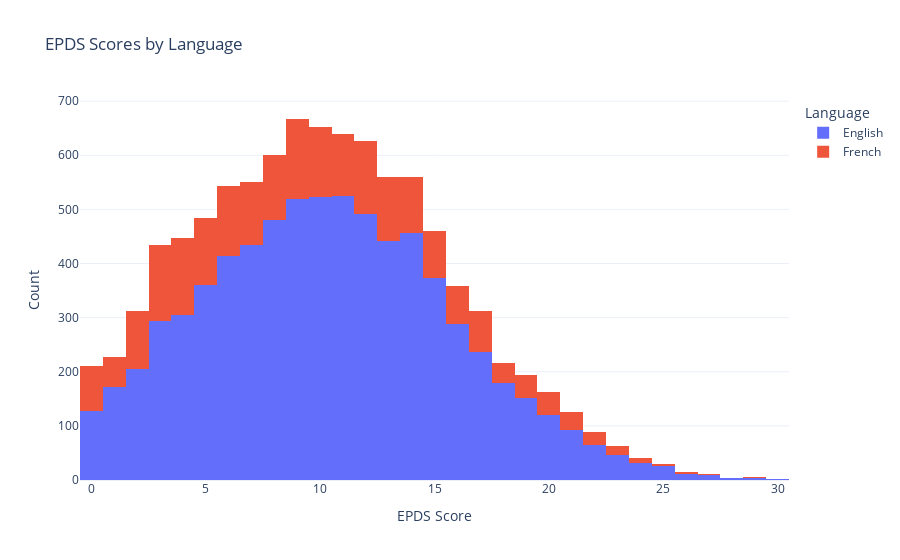

Notebook source saved alongside this figure:
### Code cell
#Stacked histogram of the EPDS scores by Language
fig = px.histogram(
    df,
    x='Edinburgh_Postnatal_Depression_Scale',
    color='Language',
    barmode='stack',
    title='EPDS Scores by Language'
)
fig.update_layout(
    xaxis_title='EPDS Score',
    yaxis_title='Count'
)
fig.show()

### Figure 1 — Plotly figure (JSON) as saved in the notebook; plotly's stock layout.template omitted (floating-point values rounded to 4 significant figures; data arrays with more than 128 entries replaced by an {"elided": "..."} marker saying what was removed)
{"data": [{"bingroup": "x", "hovertemplate": "Language=English<br>Edinburgh_Postnatal_Depression_Scale=%{x}<br>count=%{y}<extra></extra>", "legendgroup": "English", "marker": {"color": "#636efa", "pattern": {"shape": ""}}, "name": "English", "orientation": "v", "showlegend": true, "type": "histogram", "x": {"elided": "8155 float values"}, "xaxis": "x", "yaxis": "y"}, {"bingroup": "x", "hovertemplate": "Language=French<br>Edinburgh_Postnatal_Depression_Scale=%{x}<br>count=%{y}<extra></extra>", "legendgroup": "French", "marker": {"color": "#EF553B", "pattern": {"shape": ""}}, "name": "French", "orientation": "v", "showlegend": true, "type": "histogram", "x": {"elided": "2617 float values"}, "xaxis": "x", "yaxis": "y"}], "layout": {"barmode": "stack", "legend": {"title": {"text": "Language"}, "tracegroupgap": 0}, "title": {"text": "EPDS Scores by Language"}, "xaxis": {"anchor": "y", "domain": [0, 1], "title": {"text": "EPDS Score"}}, "yaxis": {"anchor": "x", "domain": [0, 1], "title": {"text": "Count"}}}}
